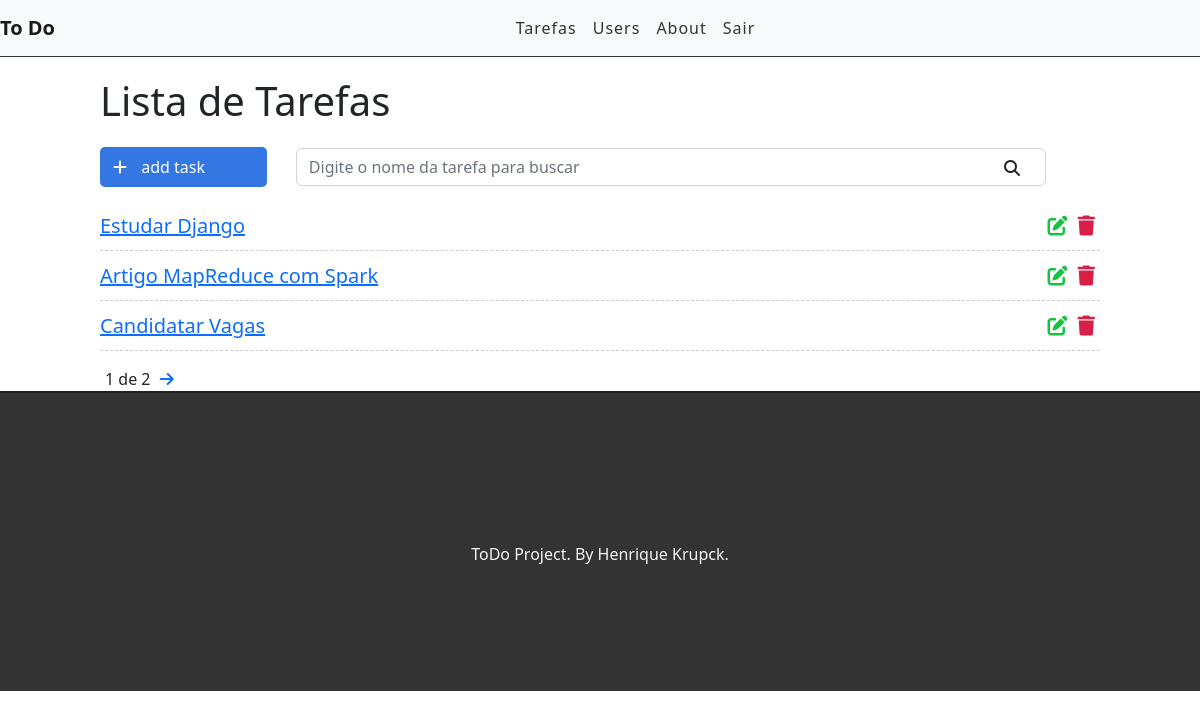
Before: / (signed in) with the older database file.
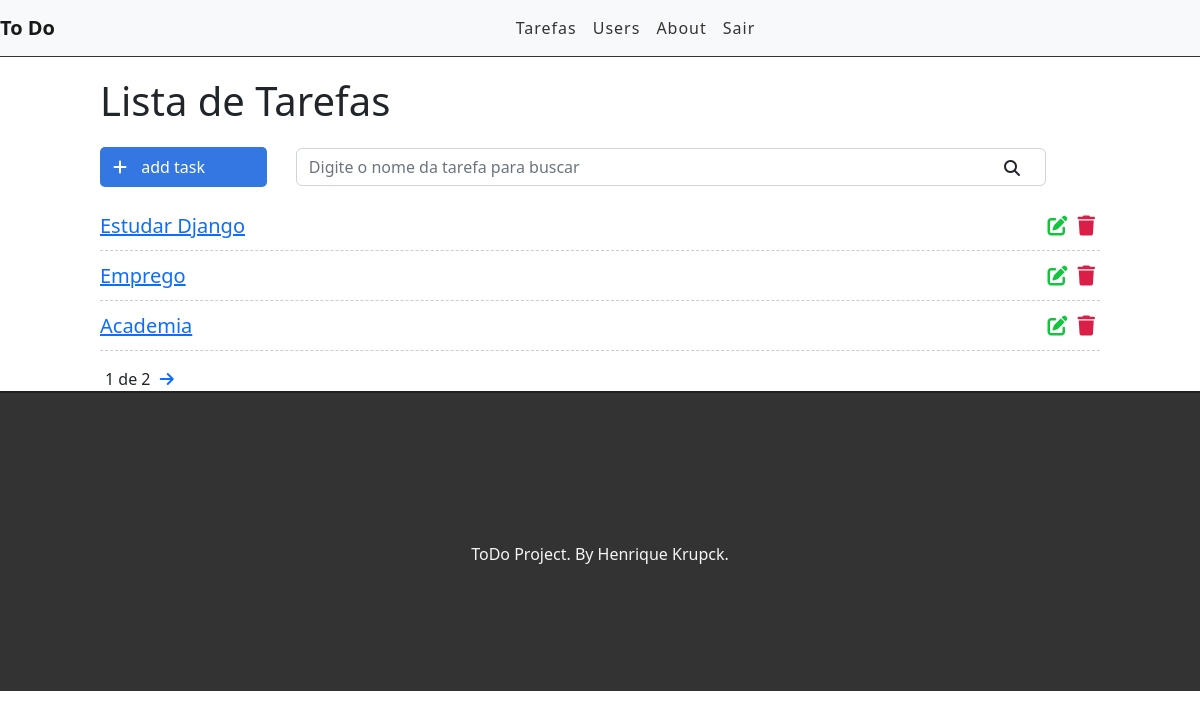
After: the same page with the newer database file.
### tasks/models.py (models this page shows, shortened)
class Task(models.Model):
    STATUS = (
        ('doing', 'doing'),
        ('done', 'done')
    )
    title = models.CharField(max_length=255)
    description = models.TextField()
    done = models.CharField(
        max_length=5,
        choices=STATUS
    )
    created_at = models.DateTimeField(auto_now_add=True)
    updated_at = models.DateTimeField(auto_now=True)

### tasks/views.py (the view)
# urls.py: path("", views.taskList, name='task-list'),
@login_required
def taskList(request):
    search = request.GET.get('search')
    if search:
        tasks = Task.objects.filter(title__icontains=search)
    else:
        task_list = Task.objects.all().order_by('-created_at')
        paginator = Paginator(task_list, 3)
        page = request.GET.get('page')
        tasks = paginator.get_page(page)
    return render(request, 'tasks/list.html', {'tasks': tasks})

### tasks/templates/tasks/list.html (shortened to what this page needs)
{% extends 'base.html'%}
{% block content %}
<div class="offset-1 col-10 list-div">
    <h1>Lista de Tarefas</h1>
    <a id="add-link" href="newtask/">
        <div class="col-2 add-div">
            <i class="fas fa-plus"></i> add task
        </div>
    </a>
    <div class="col-9 search-div">
        <form method="GET" id="search-form">
            <span>
                <input class="form-control col-6" type="text" id="search" name="search" placeholder="Digite o nome da tarefa para buscar" value="{{ request.GET.search }}">
                <i class="fas fa-search" id="search-btn"></i>
            </span>
        </form>
    </div>
    <ul class="task-list">
        {% for task in tasks %}
        <li class="task-item">
            <span><a href="task/{{task.id}}">{{task.title}}</a></span>
            <a href="delete/{{task.id}}" class="delete-btn"><span><i class="fas fa-trash"></i></span></a>
            <a href="edit/{{task.id}}"><span><i class="fas fa-edit"></i></span></a>
        </li>
        {% endfor %}
    </ul>
    <div class="Pagination">
        <span class="step-links">
            {% if tasks.paginator.num_pages %}
            <span class="current">
                {{ tasks.number }} de {{ tasks.paginator.num_pages }}
            </span>
            {% endif %}
            {% if tasks.has_next %}
                <a href="?page={{ tasks.next_page_number}}"><i class="fas fa-arrow-right"></i></a>
            {% endif%}
        </span>
    </div>
</div>
{% endblock %}

### tasks/templates/base.html (shortened to what this page needs)
{% load static %}
<!DOCTYPE html>
<html lang="en">
<head>
    <link rel="stylesheet" href="https://cdn.jsdelivr.net/npm/bootstrap@5.2.2/dist/css/bootstrap.min.css">
    <link rel="stylesheet" href="https://cdnjs.cloudflare.com/ajax/libs/font-awesome/6.2.0/css/all.min.css" />
    <link rel="stylesheet" href="{% static 'css/style.css' %}">
</head>
<body>
    <div class="container-fluid">
        <nav class="navbar navbar-expand-lg navbar-light bg-light">
            <a class="navbar-brand" href="/">To Do</a>
            <div class="collapse navbar-collapse" id="navbarSupportedContent">
              <ul class="navbar-nav mr-auto">
                {% if user.is_authenticated %}
                  <li class="nav-item">
                    <a class="nav-link" href="/">Tarefas</a>
                  </li>
                  <li class="nav-item">
                    <a class="nav-link" href="#">Users</a>
                  </li>
                {% else %}
                  <li class="nav-item">
                    <a class="nav-link" href="/accounts/login">Entrar</a>
                  </li>
                {% endif %}
                <li class="nav-item">
                  <a class="nav-link" href="#">About</a>
                </li>
                {% if user.is_authenticated %}
                  <li class="nav-item">
                    <a class="nav-link" href="/accounts/logout">Sair</a>
                  </li>
                {% endif %}
              </ul>
            </div>
          </nav>
        {% block content %}
        {% endblock %}
        <footer>
            <p>ToDo Project. By Henrique Krupck.</p>
        </footer>
    </div>
</body>
</html>

### tasks/static/css/style.css (style rules this page uses)
.container-fluid { padding: 0; }
.navbar { border-bottom: 1px solid #333; margin-bottom: 20px; }
.navbar-nav { margin: auto; }
.navbar-brand { font-weight: bold; }
.navbar-light .navbar-nav a.nav-link { color: #333; letter-spacing: 1px; }
#add-link { text-decoration: none; }
.add-div { background-color: #3476e2; cursor: pointer; display: inline-block; color: #fff; padding: 8px; border-radius: 5px; margin-right: 25px; }
.fas.fa-plus { color: #fff; margin-right: 10px; margin-left: 5px; }
.fas.fa-search { position: absolute; top: 160px; right: 180px; cursor: pointer; }
.search-div { padding: 0px; margin-top: 15px; margin-bottom: 15px; display: inline-block; }
.list-div { padding: 0; }
.task-list { padding-left: 0; }
.task-item { list-style: none; font-size: 20px; height: 50px; padding-top: 10px; border-bottom: 1px dashed #ccc; }
.fas.fa-trash, .fas.fa-edit { cursor: pointer; margin: 5px; font-size: 20px; float: right; }
.fas.fa-trash { color: #db1e47; }
.fas.fa-edit { color: #13c43f; }
.step-links { position: relative; margin-left: auto; margin-right: auto; }
.step-links .current { margin-left: 5px; margin-right: 5px; }
footer { background-color: #333; height: 300px; border-top: 2px solid #202020; }
footer p { color: #f5f5f5; text-align: center; top: 50%; position: relative; }

Changed rows visible on the page:
removed Task: title "Artigo MapReduce com Spark"
removed Task: title "Candidatar Vagas"
added Task: title "Emprego"
now on this page (row edited): Task: title "Academia"
